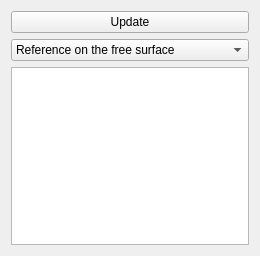
<?xml version="1.0" encoding="UTF-8"?>
<ui version="4.0">
 <class>TaskPanel</class>
 <widget class="QWidget" name="TaskPanel">
  <property name="geometry">
   <rect>
    <x>0</x>
    <y>0</y>
    <width>260</width>
    <height>256</height>
   </rect>
  </property>
  <property name="windowTitle">
   <string>Sink and trim</string>
  </property>
  <layout class="QGridLayout" name="gridLayout">
   <item row="0" column="0">
    <widget class="QPushButton" name="UpdateButton">
     <property name="text">
      <string>Update</string>
     </property>
    </widget>
   </item>
   <item row="2" column="0">
    <widget class="QTextEdit" name="ResultsBox">
     <property name="readOnly">
      <bool>true</bool>
     </property>
    </widget>
   </item>
   <item row="1" column="0">
    <widget class="QComboBox" name="ReferenceSystem">
     <property name="currentIndex">
      <number>0</number>
     </property>
     <property name="maxVisibleItems">
      <number>2</number>
     </property>
     <item>
      <property name="text">
       <string>Reference on the free surface</string>
      </property>
     </item>
     <item>
      <property name="text">
       <string>Upright</string>
      </property>
     </item>
    </widget>
   </item>
  </layout>
 </widget>
 <resources/>
 <connections/>
</ui>
